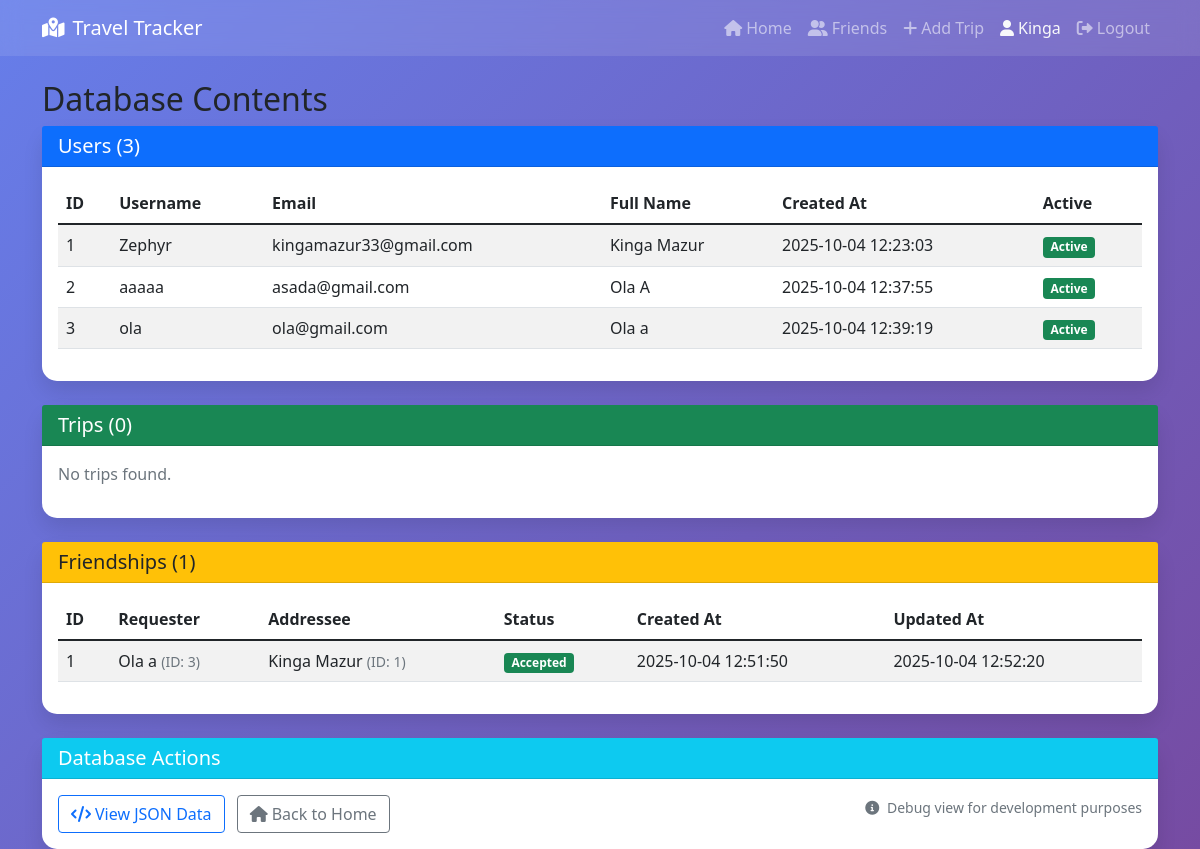
Screenshot of /debug/view (signed in) with the database file from the repository.
### users.py (models this page shows, shortened)
class User(UserMixin, db.Model):
    id = db.Column(db.Integer, primary_key=True)
    username = db.Column(db.String(80), unique=True, nullable=False)
    email = db.Column(db.String(120), unique=True, nullable=False)
    password_hash = db.Column(db.String(200), nullable=False)
    first_name = db.Column(db.String(50), nullable=False)
    last_name = db.Column(db.String(50), nullable=False)
    created_at = db.Column(db.DateTime, default=datetime.utcnow)
    is_active = db.Column(db.Boolean, default=True)
    @property
    def full_name(self):
        return f"{self.first_name} {self.last_name}"

### friends.py (models this page shows, shortened)
class Friendship(db.Model):
    id = db.Column(db.Integer, primary_key=True)
    requester_id = db.Column(db.Integer, db.ForeignKey('user.id'), nullable=False)
    addressee_id = db.Column(db.Integer, db.ForeignKey('user.id'), nullable=False)
    status = db.Column(db.String(20), default='pending')  # pending, accepted, declined, blocked
    created_at = db.Column(db.DateTime, default=datetime.utcnow)
    updated_at = db.Column(db.DateTime, default=datetime.utcnow, onupdate=datetime.utcnow)
    requester = db.relationship('User', foreign_keys=[requester_id], backref='sent_requests')
    addressee = db.relationship('User', foreign_keys=[addressee_id], backref='received_requests')
    __table_args__ = (
        db.UniqueConstraint('requester_id', 'addressee_id', name='unique_friendship'),
    )

### routes.py (the view)
@main_bp.route('/debug/view')
def debug_view():
    trips = Trip.query.all()
    users = User.query.all()
    friendships = Friendship.query.all()
    return render_template('debug.html',
                         trips=trips,
                         users=users,
                         friendships=friendships)

### app.py (called while the page is built)
def create_app():
    app = Flask(__name__)
    app.config.from_object('config.Config')
    db.init_app(app)
    login_manager.init_app(app)
    login_manager.login_view = 'main.login'
    login_manager.login_message = 'You must log in to access this page.'
    login_manager.login_message_category = 'info'
    @login_manager.user_loader
    def load_user(user_id):
        from users import User
        return User.query.get(int(user_id))
    from routes import main_bp
    app.register_blueprint(main_bp)
    return app

### templates/debug.html (shortened to what this page needs)
{% extends "base.html" %}
{% block content %}
<div class="row">
    <div class="col-12">
        <h2>Database Contents</h2>
        <div class="card mb-4">
            <div class="card-header bg-primary text-white">
                <h5 class="mb-0">Users ({{ users|length }})</h5>
            </div>
            <div class="card-body">
                {% if users %}
                    <div class="table-responsive">
                        <table class="table table-striped">
                            <thead>
                                <tr>
                                    <th>ID</th>
                                    <th>Username</th>
                                    <th>Email</th>
                                    <th>Full Name</th>
                                    <th>Created At</th>
                                    <th>Active</th>
                                </tr>
                            </thead>
                            <tbody>
                                {% for user in users %}
                                <tr>
                                    <td>{{ user.id }}</td>
                                    <td>{{ user.username }}</td>
                                    <td>{{ user.email }}</td>
                                    <td>{{ user.full_name }}</td>
                                    <td>{{ user.created_at.strftime('%Y-%m-%d %H:%M:%S') if user.created_at else 'N/A' }}</td>
                                    <td>
                                        {% if user.is_active %}
                                            <span class="badge bg-success">Active</span>
                                        {% else %}
                                            <span class="badge bg-secondary">Inactive</span>
                                        {% endif %}
                                    </td>
                                </tr>
                                {% endfor %}
                            </tbody>
                        </table>
                    </div>
                {% else %}
                    <p class="text-muted">No users found.</p>
                {% endif %}
            </div>
        </div>
        <div class="card mb-4">
            <div class="card-header bg-success text-white">
                <h5 class="mb-0">Trips ({{ trips|length }})</h5>
            </div>
            <div class="card-body">
                {% if trips %}
                    <div class="table-responsive">
                        <table class="table table-striped">
                            <thead>
                                <tr>
                                    <th>ID</th>
                                    <th>Destination</th>
                                    <th>Start Date</th>
                                    <th>End Date</th>
                                    <th>Description</th>
                                    <th>Created At</th>
                                </tr>
                            </thead>
                            <tbody>
                                {% for trip in trips %}
                                <tr>
                                    <td>{{ trip.id }}</td>
                                    <td>{{ trip.destination }}</td>
                                    <td>{{ trip.start_date.strftime('%Y-%m-%d') if trip.start_date else 'N/A' }}</td>
                                    <td>{{ trip.end_date.strftime('%Y-%m-%d') if trip.end_date else 'N/A' }}</td>
                                    <td>{{ trip.description[:50] + '...' if trip.description and trip.description|length > 50 else trip.description or 'N/A' }}</td>
                                    <td>{{ trip.created_at.strftime('%Y-%m-%d %H:%M:%S') if trip.created_at else 'N/A' }}</td>
                                </tr>
                                {% endfor %}
                            </tbody>
                        </table>
                    </div>
                {% else %}
                    <p class="text-muted">No trips found.</p>
                {% endif %}
            </div>
        </div>
        <div class="card mb-4">
            <div class="card-header bg-warning text-dark">
                <h5 class="mb-0">Friendships ({{ friendships|length }})</h5>
            </div>
            <div class="card-body">
                {% if friendships %}
                    <div class="table-responsive">
                        <table class="table table-striped">
                            <thead>
                                <tr>
                                    <th>ID</th>
                                    <th>Requester</th>
                                    <th>Addressee</th>
                                    <th>Status</th>
                                    <th>Created At</th>
                                    <th>Updated At</th>
                                </tr>
                            </thead>
                            <tbody>
                                {% for friendship in friendships %}
                                <tr>
                                    <td>{{ friendship.id }}</td>
                                    <td>
                                        {{ friendship.requester.full_name if friendship.requester else 'Unknown' }}
                                        <small class="text-muted">(ID: {{ friendship.requester_id }})</small>
                                    </td>
                                    <td>
                                        {{ friendship.addressee.full_name if friendship.addressee else 'Unknown' }}
                                        <small class="text-muted">(ID: {{ friendship.addressee_id }})</small>
                                    </td>
                                    <td>
                                        {% if friendship.status == 'accepted' %}
                                            <span class="badge bg-success">{{ friendship.status|title }}</span>
                                        {% elif friendship.status == 'pending' %}
                                            <span class="badge bg-warning">{{ friendship.status|title }}</span>
                                        {% elif friendship.status == 'declined' %}
                                            <span class="badge bg-secondary">{{ friendship.status|title }}</span>
                                        {% else %}
                                            <span class="badge bg-dark">{{ friendship.status|title }}</span>
                                        {% endif %}
                                    </td>
                                    <td>{{ friendship.created_at.strftime('%Y-%m-%d %H:%M:%S') if friendship.created_at else 'N/A' }}</td>
                                    <td>{{ friendship.updated_at.strftime('%Y-%m-%d %H:%M:%S') if friendship.updated_at else 'N/A' }}</td>
                                </tr>
                                {% endfor %}
                            </tbody>
                        </table>
                    </div>
                {% else %}
                    <p class="text-muted">No friendships found.</p>
                {% endif %}
            </div>
        </div>
        <div class="card">
            <div class="card-header bg-info text-white">
                <h5 class="mb-0">Database Actions</h5>
            </div>
            <div class="card-body">
                <div class="row">
                    <div class="col-md-6">
                        <a href="{{ url_for('main.debug_database') }}" class="btn btn-outline-primary me-2" target="_blank">
                            <i class="fas fa-code me-1"></i>View JSON Data
                        </a>
                        <a href="{{ url_for('main.index') }}" class="btn btn-outline-secondary">
                            <i class="fas fa-home me-1"></i>Back to Home
                        </a>
                    </div>
                    <div class="col-md-6">
                        <div class="text-md-end">
                            <small class="text-muted">
                                <i class="fas fa-info-circle me-1"></i>
                                Debug view for development purposes
                            </small>
                        </div>
                    </div>
                </div>
            </div>
        </div>
    </div>
</div>
{% endblock %}

### templates/base.html (shortened to what this page needs)
<!DOCTYPE html>
<html lang="en">
<head>
    <link href="https://cdn.jsdelivr.net/npm/bootstrap@5.1.3/dist/css/bootstrap.min.css" rel="stylesheet">
    <link href="https://cdnjs.cloudflare.com/ajax/libs/font-awesome/6.0.0/css/all.min.css" rel="stylesheet">
</head>
<body>
    <nav class="navbar navbar-expand-lg navbar-dark">
        <div class="container">
            <a class="navbar-brand" href="{{ url_for('main.index') }}">
                <i class="fas fa-map-marked-alt me-2"></i>Travel Tracker
            </a>
            <div class="navbar-nav ms-auto">
                <a class="nav-link" href="{{ url_for('main.index') }}">
                    <i class="fas fa-home me-1"></i>Home
                </a>
                {% if current_user.is_authenticated %}
                    <a class="nav-link" href="{{ url_for('main.friends') }}">
                        <i class="fas fa-user-friends me-1"></i>Friends
                    </a>
                    <a class="nav-link" href="{{ url_for('main.add_trip') }}">
                        <i class="fas fa-plus me-1"></i>Add Trip
                    </a>
                    <span class="nav-link text-light">
                        <i class="fas fa-user me-1"></i>{{ current_user.first_name }}
                    </span>
                    <a class="nav-link" href="{{ url_for('main.logout') }}">
                        <i class="fas fa-sign-out-alt me-1"></i>Logout
                    </a>
                {% endif %}
            </div>
        </div>
    </nav>
    <div class="container mt-4">
        {% block content %}{% endblock %}
    </div>
</body>
</html>

### templates/base.html (style rules this page uses)
body { background: linear-gradient(135deg, #667eea 0%, #764ba2 100%); min-height: 100vh; }
.card { box-shadow: 0 10px 20px rgba(0,0,0,0.1); border: none; border-radius: 15px; }
.navbar { background: rgba(255,255,255,0.1) !important; backdrop-filter: blur(10px); }

### rows the page displays
User: first_name "Kinga", id "1", username "Zephyr", email "kingamazur33@gmail.com", full_name "Kinga Mazur", created_at "2025-10-04 12:23:03", is_active "Active"
User: id "2", username "aaaaa", email "asada@gmail.com", full_name "Ola A", created_at "2025-10-04 12:37:55", is_active "Active"
User: id "3", username "ola", email "ola@gmail.com", full_name "Ola a", created_at "2025-10-04 12:39:19", is_active "Active"
Friendship: id "1", requester "Ola a", requester_id "3", addressee "Kinga Mazur", addressee_id "1", status "Accepted", created_at "2025-10-04 12:51:50", updated_at "2025-10-04 12:52:20"

### other values shown
{{ users|length }} "3"
{{ trips|length }} "0"
{{ friendships|length }} "1"
